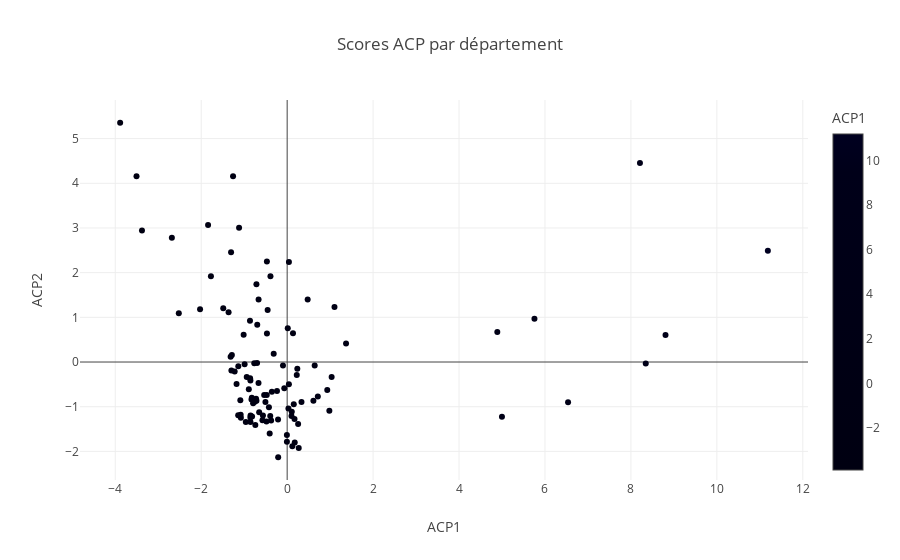

This figure's notebook cell:
### Code cell
import plotly.express as px

# Supposons que zonier_pca contienne une colonne "nom
fig = px.scatter(zonier_pca, x="ACP1", y="ACP2", color="ACP1", hover_name="DEPT",
                 title="Scores ACP par département")
fig.show()
